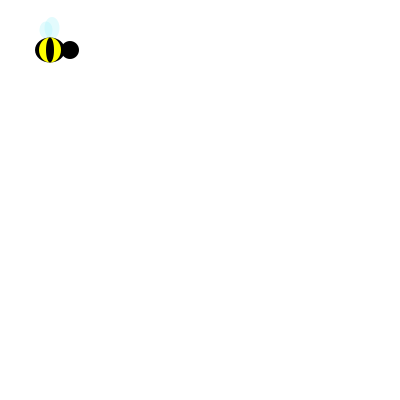
Frame 1 (no input)
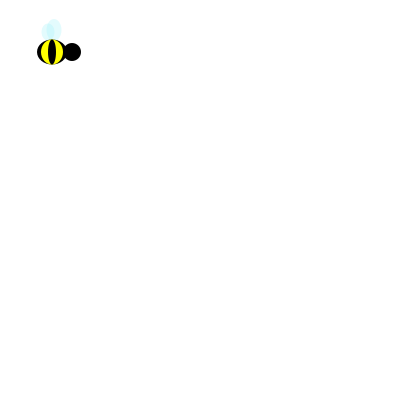
Frame 60 (the mouse pressed at the canvas centre just before this capture)
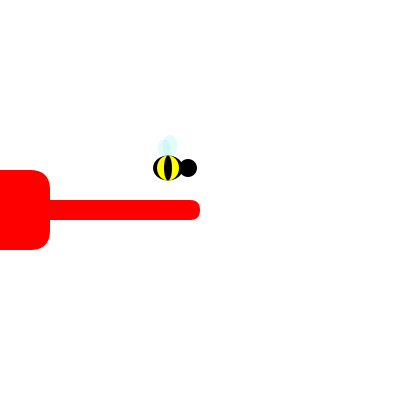
Frame 120 (the mouse held since frame 60 and released just before this capture)

The Processing sketch that drew these frames (run headless with seeded random() and noise(); from frame 60 on, the mouse is pressed at the canvas centre):

// Processing sketch: processing_74506
// ── processing_74506.pde

int d = 30;
int l = 25;
int m = 22;
int n = 8;
int a = 15;

int xPos = 50;
int yPos = 50;
int directionX = 2;
int directionY = 2;


void setup() {
  size(400, 400);
  
  smooth();
}




void draw() {
  background(255);
  
  noCursor();
  
  //ape
  noStroke();
  fill(167, 241, 248, 80);
  ellipse(xPos+2, yPos-22, a, m);
  ellipse(xPos-4, yPos-20, a-2, a+2);
  fill(0);
  ellipse(xPos, yPos, d, l);
  ellipse(xPos+20, yPos, a+3, a+3);
  fill(255, 255, 0);
  ellipse(xPos, yPos, m, l);
  fill(0);
  ellipse(xPos, yPos, n, l);
 
  xPos = xPos + directionX;
  yPos = yPos + directionY;
  
  
  //right border or left border
   if (xPos > mouseX || xPos <d/2) {
    directionX = -directionX;
  }
  
  //top border or bottom border
  if(yPos < d/2 || yPos > mouseY){
    directionY = -directionY;
  }
  
  //paletta
  noStroke();
  fill(255,0,0);
  rect(mouseX, mouseY-240, 80, 90, 20);
  rect(mouseX+30, mouseY-240, 20, 240, 20);
  
  if(mousePressed){
    fill(255);
  rect(mouseX-5, mouseY-240, 100, 120, 20);
  rect(mouseX+30, mouseY-240, 30, 250, 20);
    
    fill(255, 0, 0);
  rect(mouseX-240, mouseY-30, 90, 80, 20);
  rect(mouseX-240, mouseY, 240, 20, 20);
  
  }
  
}
